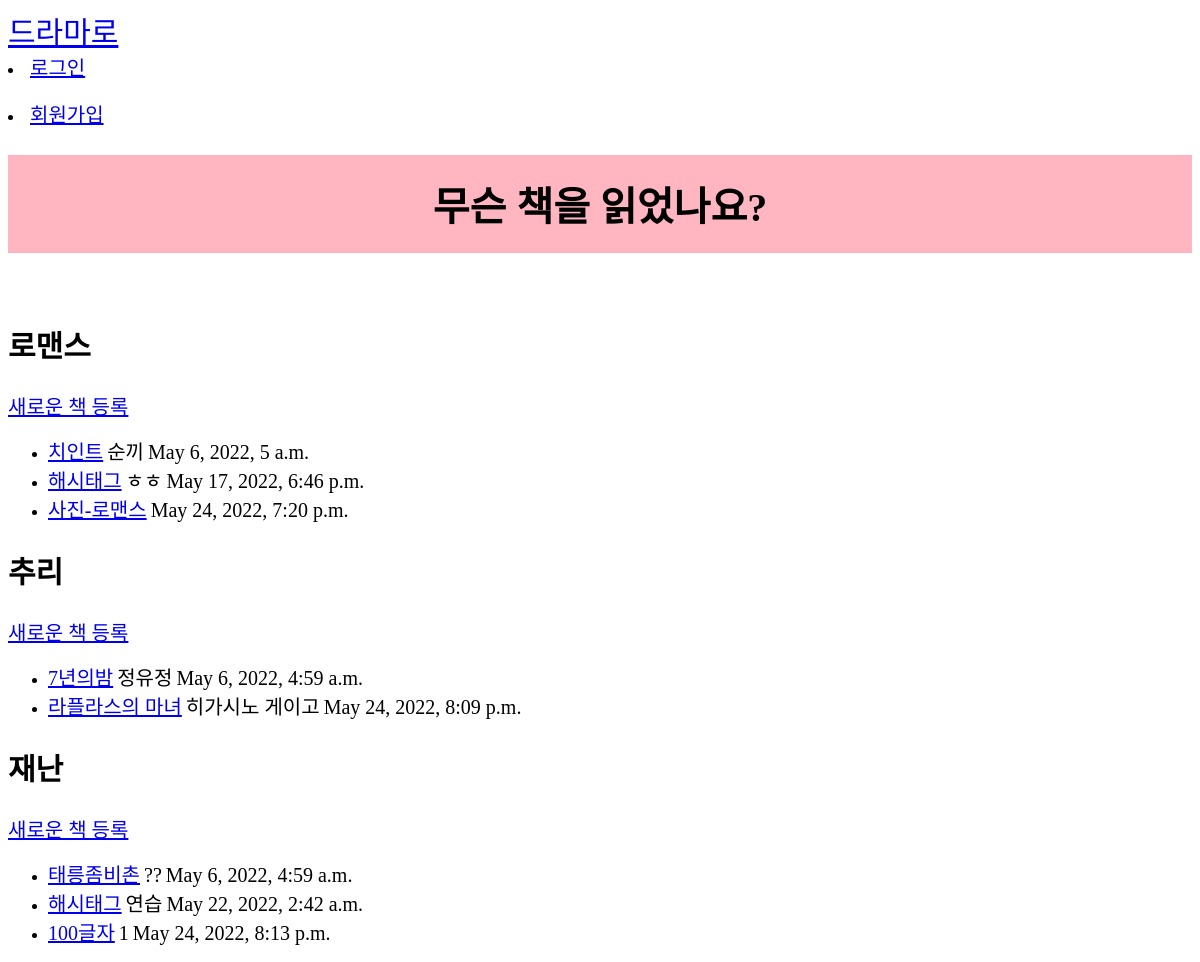
Screenshot of /book with the database file from the repository.
### book/models.py (models this page shows, shortened)
class Romance(models.Model):
    title = models.CharField('Title',max_length=50, blank=True)
    author = models.CharField('Author',max_length=50, blank=True)
    upload_time = models.DateTimeField(unique=True)
    content=models.TextField('content')
    hashtag=models.ManyToManyField(HashTag)
    photo=models.ImageField(blank=True, null=True, upload_to="book_photo")

class Mystery(models.Model):
    title = models.CharField('Title',max_length=50, blank=True)
    author = models.CharField('Author',max_length=50, blank=True)
    upload_time = models.DateTimeField(unique=True)
    content=models.TextField('content')
    hashtag=models.ManyToManyField(M_HashTag)
    photo=models.ImageField(blank=True, null=True, upload_to="book_photo")

class Disaster(models.Model):
    title = models.CharField('Title',max_length=50, blank=True)
    author = models.CharField('Author',max_length=50, blank=True)
    upload_time = models.DateTimeField(unique=True)
    content=models.TextField('content')
    hashtag=models.ManyToManyField(D_HashTag)
    photo=models.ImageField(blank=True, null=True, upload_to="book_photo")

### book/views.py (the view)
# urls.py: path('book',List,name='list'),
def List(request):
    R_posts=Romance.objects.filter(upload_time__lte=timezone.now()).order_by('upload_time')
    M_posts=Mystery.objects.filter(upload_time__lte=timezone.now()).order_by('upload_time')
    D_posts=Disaster.objects.filter(upload_time__lte=timezone.now()).order_by('upload_time')
    contexts={'R_posts':R_posts, 'M_posts':M_posts, 'D_posts':D_posts}
    return render(request, 'list.html', contexts)

### book/templates/list.html (shortened to what this page needs)
{% load static %}
<html>
    <head>
        <link rel = 'stylesheet' href="{% static 'css/list.css' %}"/>
        <a style="font-size:30px" href="{% url 'list2' %}">드라마로</a>
        <br>
        {% if not user.is_authenticated %}
        <li>
            <a href="{% url 'login' %}">로그인</a>
        </li>
        {% endif %}
        {% if not user.is_authenticated %}
        <br>
        <li>
            <a href="{% url 'signup' %}">회원가입</a>
        </li>
        {% endif %}
    </head>
    <body>
        <div class="content">
            <h1>무슨 책을 읽었나요?</h1>
            <br>
            <h2>로맨스</h2>
            <a href="{% url 'R_new' %}">새로운 책 등록</a>
            <ul>
                {% for R_post in R_posts %}
                    <li><a href="{% url 'R_detail' pk=R_post.id %}">{{ R_post.title }}</a>
                        <span>{{  R_post.author }}</span>
                        <span>{{  R_post.upload_time }}</span></li>
                {% endfor %}
            </ul>
            <h2>추리</h2>
            <a href="{% url 'M_new' %}">새로운 책 등록</a>
            <ul>
                {% for M_post in M_posts %}
                    <li><a href="{% url 'M_detail' pk=M_post.id %}">{{ M_post.title }}</a>
                        <span>{{  M_post.author }}</span>
                        <span>{{  M_post.upload_time }}</span></li>
                {% endfor %}
            </ul>
            <h2>재난</h2>
            <a href="{% url 'D_new' %}">새로운 책 등록</a>
            <ul>
                {% for D_post in D_posts %}
                    <li><a href="{% url 'D_detail' pk=D_post.id %}">{{ D_post.title }}</a>
                        <span>{{  D_post.author }}</span>
                        <span>{{  D_post.upload_time }}</span></li>
                {% endfor %}
            </ul>
        </div>
    </body>
</html>

### static/css/list.css (style rules this page uses)
* { font-family: 'LeeSeoyun'; }
h1 { background-color: lightpink; padding:20px; text-align: center; font-size: 40px; }
h2 { font-size: 30px; }
span { font-size: 20px; }
a { font-size: 20px; }

### rows the page displays
Romance: title "치인트", author "순끼", upload_time "May 6, 2022, 5 a.m."
Romance: title "해시태그", author "ㅎㅎ", upload_time "May 17, 2022, 6:46 p.m."
Romance: title "사진-로맨스", upload_time "May 24, 2022, 7:20 p.m."
Mystery: title "7년의밤", author "정유정", upload_time "May 6, 2022, 4:59 a.m."
Mystery: title "라플라스의 마녀", author "히가시노 게이고", upload_time "May 24, 2022, 8:09 p.m."
Disaster: title "태릉좀비촌", author "??", upload_time "May 6, 2022, 4:59 a.m."
Disaster: title "해시태그", author "연습", upload_time "May 22, 2022, 2:42 a.m."
Disaster: title "100글자", author "1", upload_time "May 24, 2022, 8:13 p.m."
